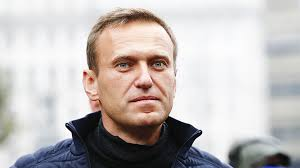
#> input picture Photos/images.jfif, 300 x 168 px
$ python basic.py
#> lines starting #> are read from the running program, lines starting #| are printed output that depends on the picture; after the words box and inside, x2 and y2 are one past the last pixel; in counts of white or black regions, pixels touching at a corner belong together
import cv2 as cv

img = cv.imread('Photos/images.jfif')
#> img is the input picture: shape (168, 300, 3); mean B, G, R 183.7, 185.5, 191.4
cv.imshow('Human', img)

#convert to grayscale
gray = cv.cvtColor(img, cv.COLOR_BGR2GRAY)
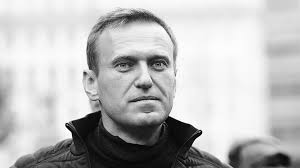
#> gray: shape (168, 300); min 0, max 255, mean 187
cv.imshow('Gray', gray)

#blur image inputting image, 2x2 kernel(must be odd and positive)
blur = cv.GaussianBlur(img, (7,7), cv.BORDER_DEFAULT)
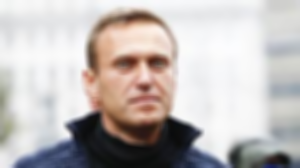
#> blur: shape (168, 300, 3); mean B, G, R 183.7, 185.4, 191.4
cv.imshow('Blur', blur)

#detect edge
canny = cv.Canny(blur, 125, 175)
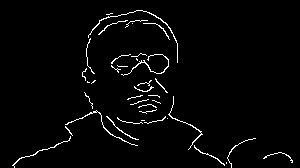
#> canny: shape (168, 300); 2.5% white in thin lines or dots, all inside (x1, y1, x2, y2) = (12, 10, 293, 168)
cv.imshow('Canny Edges', canny)

#dilate image
dilated = cv.dilate(canny, (7,7), iterations=3)
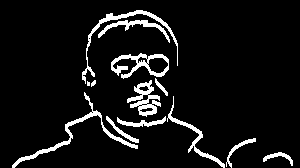
#> dilated: shape (168, 300); 7.6% white; 13 white regions (1 under 20 px), largest, box (x1, y1, x2, y2) and area: (12, 92, 138, 168) 671, (82, 10, 178, 84) 569, (111, 53, 169, 79) 564
cv.imshow('Dilated',dilated)

#erode image
eroded = cv.erode(dilated, (3,3), iterations=1)
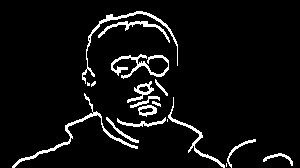
#> eroded: shape (168, 300); 6% white in thin lines or dots, all inside (x1, y1, x2, y2) = (12, 11, 293, 168)
cv.imshow('Eroded', eroded)

#resize image by width and height without concerning the aspect ratio
resize = cv.resize(img, (250,500), interpolation=cv.INTER_CUBIC)
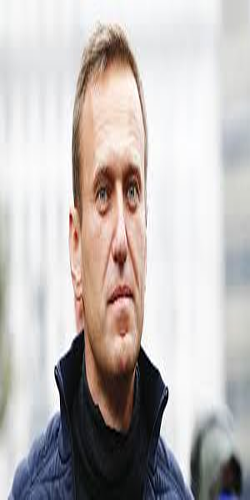
#> resize: shape (500, 250, 3); mean B, G, R 183.7, 185.5, 191.5
cv.imshow('Resized', resize)

#crop image by height and width
cropped = img[0:100, 0:200]
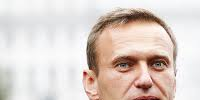
#> cropped: shape (100, 200, 3); mean B, G, R 202.5, 208.9, 221.7
cv.imshow('Cropped', cropped)

if ord('d'):
    cv.destroyAllWindows

cv.waitKey(0)
